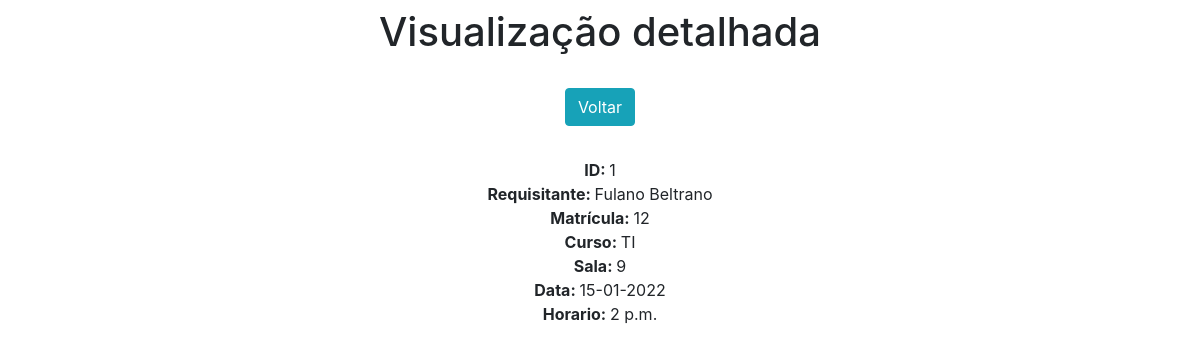
Screenshot of /view/1/ with the database file from the repository.
### appWeb/models.py (models this page shows)
class Reservas(models.Model):
    Req_nome = models.CharField(max_length=30)
    Mat_nro = models.IntegerField()
    Curso_nome = models.CharField(max_length=30)
    Sala_nro = models.IntegerField()
    Data = models.DateField()
    Horario = models.TimeField()

### appWeb/views.py (the view)
# urls.py: path('view/<int:pk>/', view, name='view'),
def view(request, pk):
    data = {}
    data['db'] = Reservas.objects.get(pk=pk)
    return render(request, 'view.html', data)

### appWeb/templates/view.html (shortened to what this page needs)
<!DOCTYPE html>
<html lang="pt-br">
<head>
    <link rel="stylesheet" href="https://stackpath.bootstrapcdn.com/bootstrap/4.1.3/css/bootstrap.min.css">
</head>
<body>
  <div class="col-8 m-auto pt-2 pb-2 text-center">
      <h1>Visualização detalhada</h1>
  </div>
  <div class="col-8 m-auto pt-3 pb-2 text-center">
      <a href="/" class="btn btn-info">Voltar</a>
  </div>
  <div class="col-8 m-auto pt-4 pb-2 text-center">
      <strong>ID: </strong>{{db.id}}<br>
      <strong>Requisitante: </strong>{{db.Req_nome}}<br>
      <strong>Matrícula: </strong>{{db.Mat_nro}}<br>
      <strong>Curso: </strong>{{db.Curso_nome}}<br>
      <strong>Sala: </strong>{{db.Sala_nro}}<br>
      <strong>Data: </strong>{{db.Data|date:'d-m-Y'}}<br>
      <strong>Horario: </strong>{{db.Horario}}
  </div>
</body>
</html>

### rows the page displays
Reservas: id "1", Req_nome "Fulano Beltrano", Mat_nro "12", Curso_nome "TI", Sala_nro "9", Data "15-01-2022", Horario "2 p.m."
